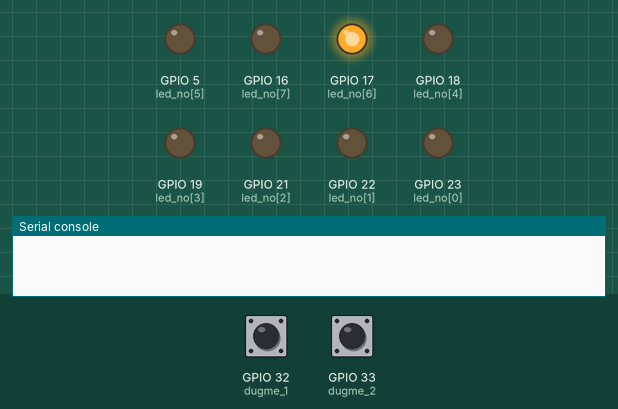
Recording of a program running on a simulated ESP32 board running MicroPython. Shown: output pins drawn as LEDs (lit = HIGH), the last lines printed to the serial console. The test bench sets the inputs (shaded band); at power-on: GPIO 32 (dugme_1) HIGH, GPIO 33 (dugme_2) HIGH.

Above: at 1.2 s.
1.3 s: GPIO 32 (dugme_1) pulled LOW for 3.2 s
At 1.3 s:
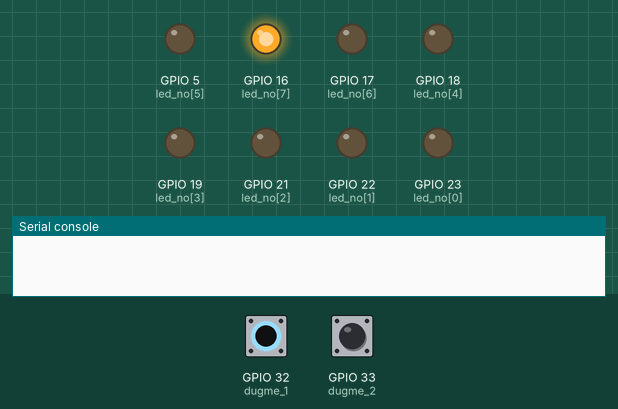
At 4.93 s:
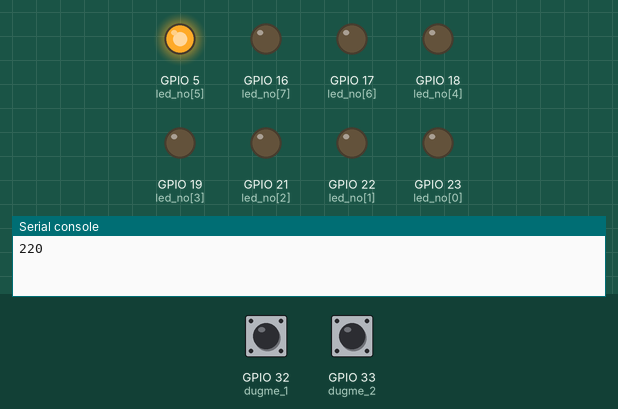
Timing chart, 0 to 13.4 s (numbered marks = the images above; inputs shaded):
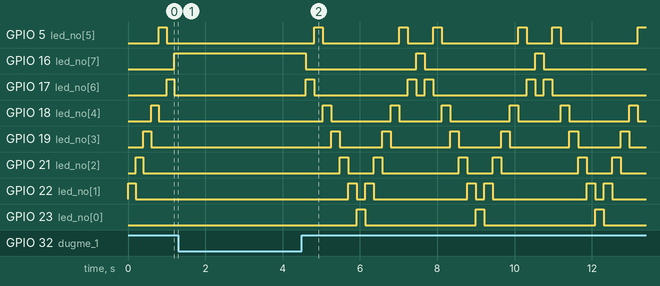

Measured:
- by itself, GPIO 5 (led_no[5]): repeats every 3.1 s: LOW 2.0 s, HIGH 0.22 s, LOW 0.66 s, HIGH 0.22 s
- by itself, GPIO 16 (led_no[7]), GPIO 23 (led_no[0]): alternates HIGH for 0.22 s and LOW for 2.9 s
- by itself, GPIO 17 (led_no[6]): repeats every 3.1 s: LOW 2.4 s, HIGH 0.22 s, LOW 0.22 s, HIGH 0.22 s
- by itself, GPIO 18 (led_no[4]): repeats every 3.1 s: LOW 1.5 s, HIGH 0.22 s, LOW 1.1 s, HIGH 0.22 s
- by itself, GPIO 19 (led_no[3]): repeats every 3.1 s: LOW 1.1 s, HIGH 0.22 s, LOW 1.5 s, HIGH 0.22 s
- by itself, GPIO 21 (led_no[2]): repeats every 3.1 s: LOW 0.66 s, HIGH 0.22 s, LOW 2.0 s, HIGH 0.22 s
- by itself, GPIO 22 (led_no[1]): repeats every 3.1 s: LOW 0.22 s, HIGH 0.22 s, LOW 2.4 s, HIGH 0.22 s

The program:

bolum2_u18_karasimsekkesmeler.py
```python
from machine import *
import time
led_no = [23, 22, 21, 19, 18, 5, 17, 16]
led = [] # boş liste oluştur
for i in led_no:
    led.append(Pin(i, Pin.OUT))

bekleme = 200  # varsayilan bekleme süresi
kademe = 20 # artırıp azaltma miktari

def isr_dugme1(dugme1):
    global bekleme
    global kademe # fonksiyonlarda global degiskenleri kullanmak icin
    bekleme += kademe
    print(bekleme)
    while(dugme_1.value() == 0):
        continue
    time.sleep_ms(100) # buton arki onleme

def isr_dugme2(dugme2):
    global bekleme
    global kademe
    bekleme -= kademe
    if bekleme < 0 :
        bekleme = 0
    print(bekleme)
    while(dugme_2.value() == 0):
        continue
    time.sleep_ms(100)

#GPIO 32 ve 33 düğmeler, pull-up
dugme_1 = Pin(32, Pin.IN, Pin.PULL_UP)
dugme_2 = Pin(33, Pin.IN, Pin.PULL_UP)
# giris olarak belirle


dugme_1.irq(handler = isr_dugme1, trigger = Pin.IRQ_FALLING)
dugme_2.irq(handler = isr_dugme2, trigger = Pin.IRQ_FALLING)
#dugmelerin kesmelerini etkinlestir handler = kesme fonksiyonu trigger = tetikleyici


while True:
    for x in range(1, 8):
        led[x].on()
        led[x-1].off()
        time.sleep_ms(bekleme)

    for x in range(7, 0, -1):
        led[x].off()
        led[x-1].on()
        time.sleep_ms(bekleme)
```
